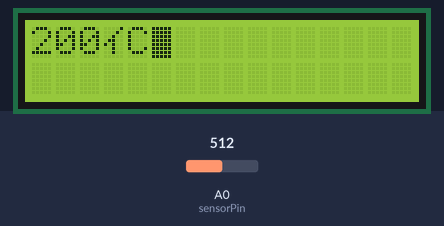
Simulated run of this sketch. Board: Arduino Uno, built with avr-gcc and run on an emulated ATmega328P. Shown: 16×2 character LCD. The test bench sets the inputs (shaded band); at power-on: A0 (sensorPin) = 512.

Above: at 3.2 s.
3.3 s: A0 (sensorPin) set to 716
At 3.8 s:
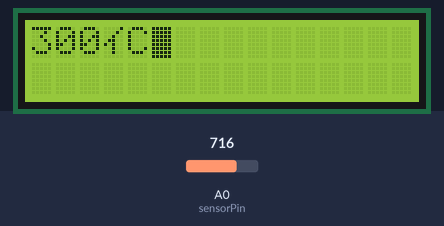
4.8 s: A0 (sensorPin) set to 900
At 6.0 s:
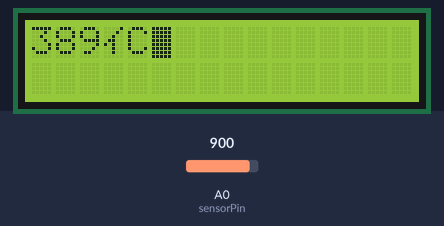
6.3 s: A0 (sensorPin) set to 1023
At 7.3 s:
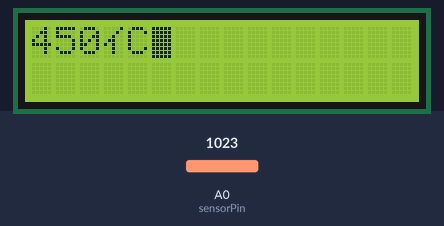
Timing chart, 0 to 9.3 s (numbered marks = the images above; inputs shaded):
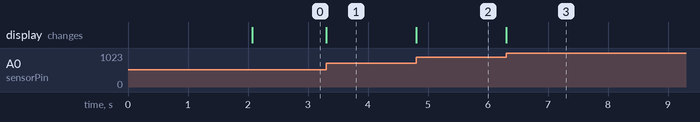

The sketch:

epic_habbi1.ino
```cpp
// C++ code
//
#include <LiquidCrystal.h>
LiquidCrystal lcd(7, 6, 5, 4, 3, 2);
int sensorPin = A0;

void setup()
{
  Serial.begin(9600);
  lcd.begin(16, 2);
  lcd.cursor();
  lcd.blink();
  lcd.home();
  lcd.print("Hello, LCD");
  lcd.setCursor(0,1);
  lcd.print("  Aurduino");
  delay(2000);
  lcd.clear();
}
int tc = 0;

void loop()
{
  int reading = analogRead(sensorPin);
  if (tc!=reading)
  {
    lcd.clear();
    float voltage = reading /1024.0;
    float tempertureC = (voltage*5 - 0.5) * 100;
    lcd.print((int)(tempertureC+0.5));
    lcd.write(0xB2);
    lcd.print("C");
    tc = reading;
    delay(1000);
  }
}
```

Measured:
- after the input at 3.3 s, the display: changes at once (image 1)
- after the input at 4.8 s, the display: changes at once (image 2)
- after the input at 6.3 s, the display: changes at once (image 3)
